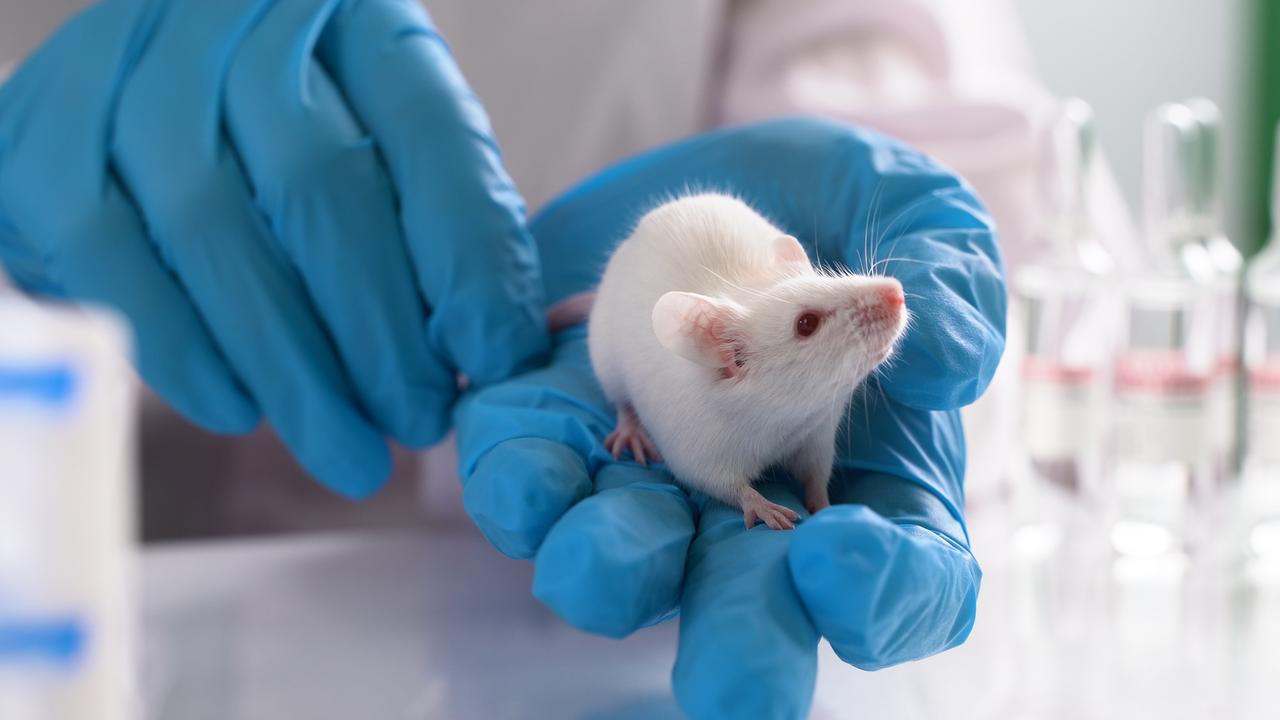
#> input picture Image/tikus.jpeg, 1280 x 720 px, given in place of Test.mp4, which was not available
$ python test.py
#> lines starting #> are read from the running program, lines starting #| are printed output that depends on the picture; after the words box and inside, x2 and y2 are one past the last pixel; in counts of white or black regions, pixels touching at a corner belong together; pictures that were not available may be replaced by others from this repository, and a replacement may not be noted
import cv2
import numpy as np

class Detection:
    def __init__(self, stream, line_pos):
        self.stream = stream
        self.coordinate = [0, 0]
        self.image_result = None
        self.image_boundary = None
        self.line_pos = line_pos
        self.coord_track = []
        self.flag_history = False
        self.roi_selected = False
        self.roi = None
        self.roi_points = []

    def reset_history(self):
        self.coord_track = []

    def select_roi(self):
        def select_points(event, x, y, flags, param):
            if event == cv2.EVENT_LBUTTONDOWN:
                self.roi_points.append((x, y))
                if len(self.roi_points) == 4:
                    self.roi_selected = True
                    self.roi = np.array(self.roi_points, dtype=np.int32)

        # Create a window and set mouse callback for ROI selection
        cv2.namedWindow('Select ROI')
        cv2.setMouseCallback('Select ROI', select_points)

        while not self.roi_selected:
            ret, frame = self.stream.read()
#> frame is the input picture: shape (720, 1280, 3); mean B, G, R 174, 154, 127.5
            if not ret:
                break

            temp_frame = frame.copy()
            for point in self.roi_points:
                cv2.circle(temp_frame, point, 5, (0, 0, 255), -1)

            if len(self.roi_points) > 1:
                cv2.polylines(temp_frame, [np.array(self.roi_points)], isClosed=False, color=(0, 255, 0), thickness=2)
            if len(self.roi_points) == 4:
                cv2.polylines(temp_frame, [np.array(self.roi_points)], isClosed=True, color=(0, 255, 0), thickness=2)

            cv2.imshow('Select ROI', temp_frame)
            if cv2.waitKey(1) & 0xFF == ord('q'):
#> (key q is pressed here)
                break

        cv2.destroyWindow('Select ROI')

    def color_detection(self):
        ret, imageFrame = self.stream.read()
        if not ret:
            return

        if self.roi_selected:
            mask = np.zeros_like(imageFrame[:, :, 0])
            cv2.fillPoly(mask, [self.roi], 255)
            roi_frame = cv2.bitwise_and(imageFrame, imageFrame, mask=mask)
        else:
            roi_frame = imageFrame

        height, width, _ = roi_frame.shape
#> height = 720; width = 1280

        white_lower = np.array([110, 110, 110], np.uint8)
        white_upper = np.array([255, 255, 255], np.uint8)
        white_mask = cv2.inRange(roi_frame, white_lower, white_upper)
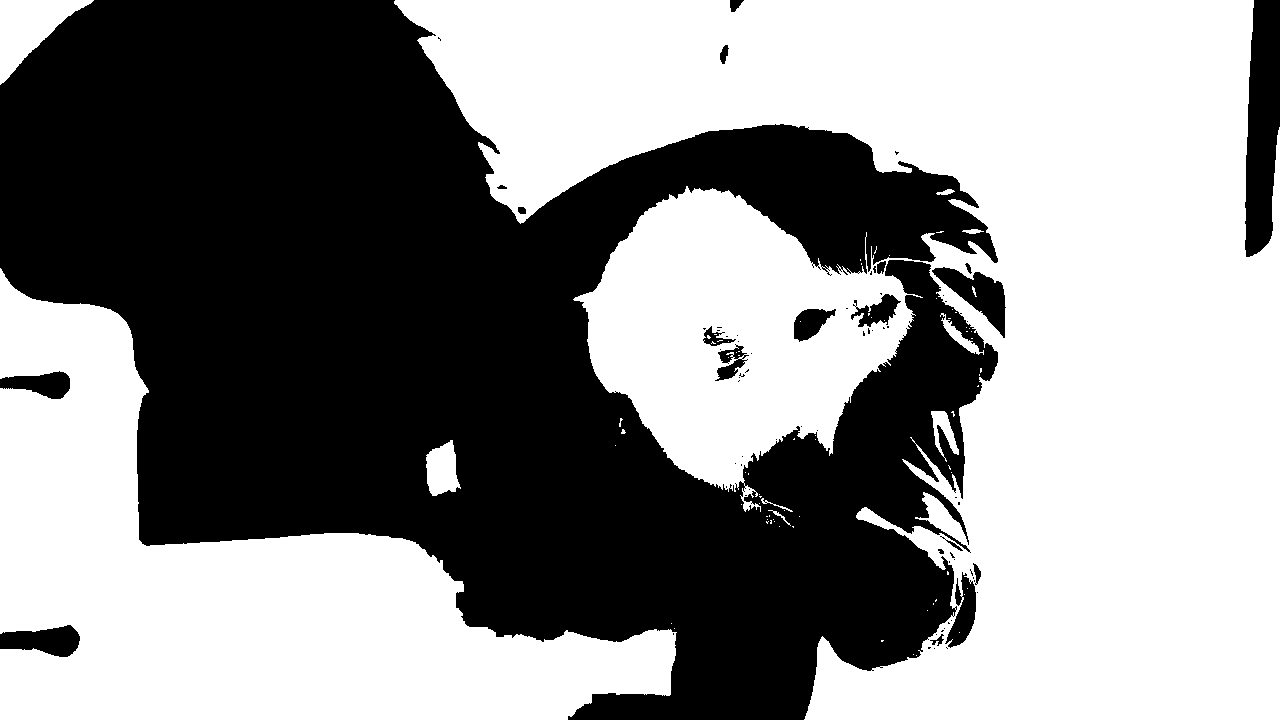
#> white_mask: shape (720, 1280); 55% white; 73 black regions (53 under 20 px), largest, box (x1, y1, x2, y2) and area: (0, 0, 998, 720) 398009, (1245, 0, 1280, 257) 7175, (932, 267, 1006, 338) 2119

        kernel = np.ones((5, 5), "uint8")
        white_mask = cv2.dilate(white_mask, kernel)
#> white_mask: shape (720, 1280); 57.4% white; 37 black regions (23 under 20 px)
        res_white = cv2.bitwise_and(roi_frame, roi_frame, mask=white_mask)
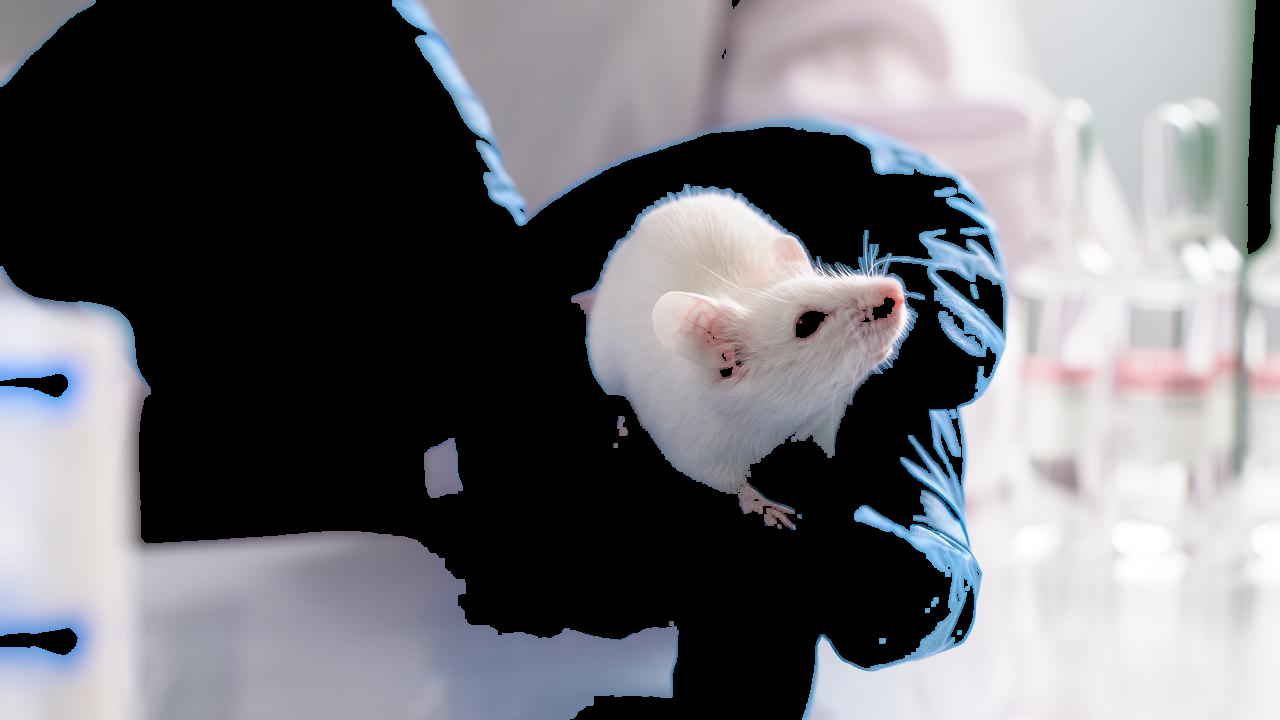
#> res_white: shape (720, 1280, 3); mean B, G, R 114.5, 109.7, 109.4

        contours, _ = cv2.findContours(white_mask, cv2.RETR_TREE, cv2.CHAIN_APPROX_SIMPLE)
#> contours = 58 contours, 39 with area under 20; largest, box (x1, y1, x2, y2) and area: (392, 0, 1280, 720) 391793, (0, 266, 679, 720) 130241, (0, 0, 96, 87) 3876, (424, 438, 463, 498) 1676, (935, 269, 1004, 333) 1643

        detection_count_max = 1
        detection_buffer = 0
        object_detected = False

        for pic, contour in enumerate(contours):
            if detection_buffer < detection_count_max:
                area = cv2.contourArea(contour)
                if area > 300:
                    x, y, w, h = cv2.boundingRect(contour)
                    res_white = cv2.rectangle(
                        res_white, (x, y), (x + w, y + h), (0, 0, 255), 2
                    )
                    cv2.putText(res_white, "Mouse", (x, y - 20), cv2.FONT_HERSHEY_SIMPLEX, 1.0, (0, 0, 255))

                    imageFrame = cv2.rectangle(
                        imageFrame, (x, y), (x + w, y + h), (0, 0, 255), 2
                    )
                    cv2.putText(imageFrame, "Mouse", (x, y), cv2.FONT_HERSHEY_SIMPLEX, 1.0, (0, 0, 255), 2)
                    cv2.putText(imageFrame, f"({x + (w//2)}, {y + (h//2)})", (20, 20), cv2.FONT_HERSHEY_SIMPLEX, 0.5, (0, 255, 0), 1)

                    self.coordinate = [x + (w//2), y + (h//2)]
                    detection_buffer += 1
                    object_detected = True
#> this loop made 58 passes
#> (area, x, y, w, h, self.coordinate, detection_buffer, object_detected) on pass 6: (1676, 424, 438, 39, 60, [443, 468], 1, True)
#> area on passes 1, 3: 29.5, 46
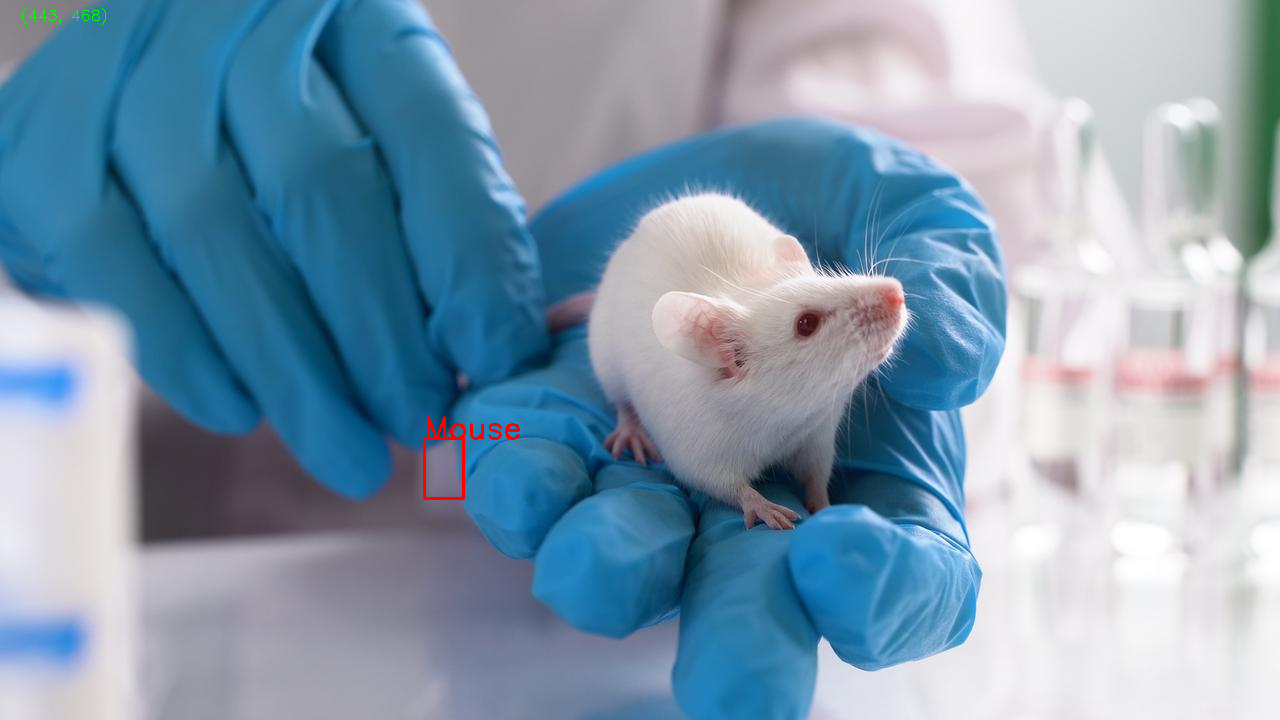
#> imageFrame: shape (720, 1280, 3); 0.16% of pixels changed, all inside (x1, y1, x2, y2) = (22, 8, 520, 500)
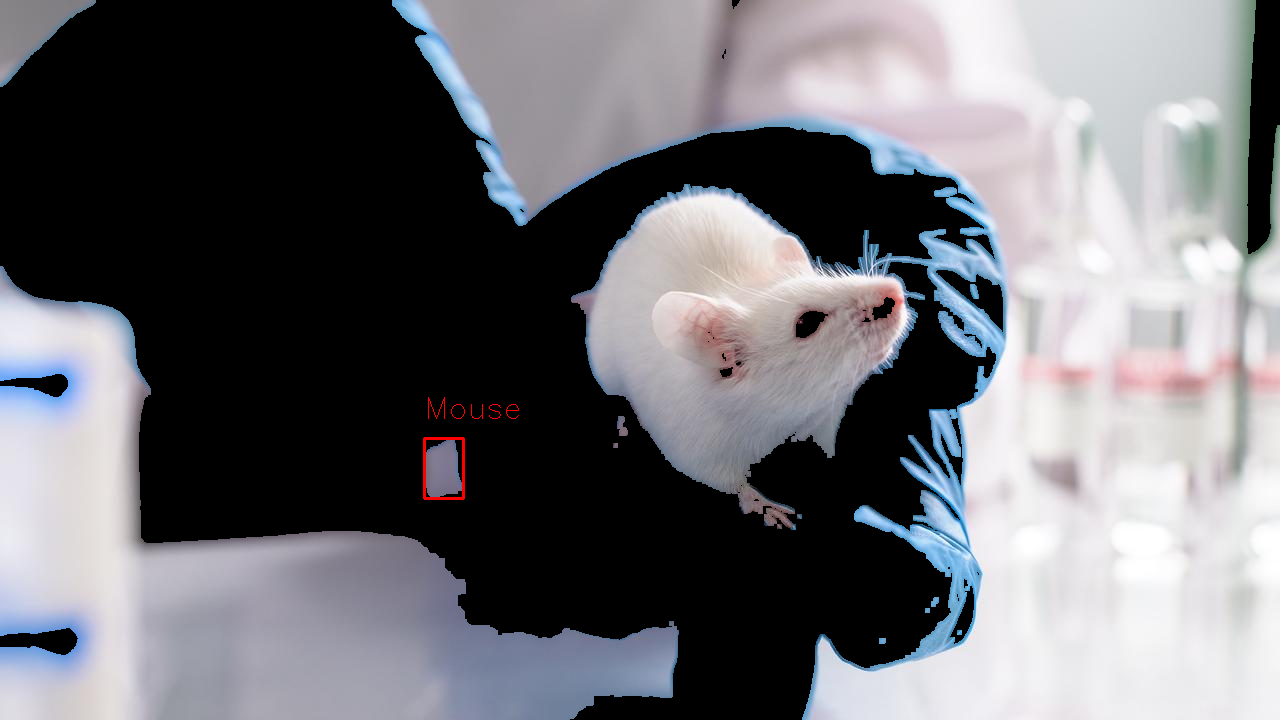
#> res_white: shape (720, 1280, 3); 0.09% of pixels changed, all inside (x1, y1, x2, y2) = (423, 397, 519, 500)
#> after the loop, detection_buffer = 1

        if not object_detected:
            self.coordinate = [0, 0]

        if self.flag_history:
            self.coord_track.append(self.coordinate)

        imageFrame = cv2.line(imageFrame, (self.line_pos[0], 0), (self.line_pos[0], height), (255, 0, 0), 2)
        cv2.putText(imageFrame, "X1", (self.line_pos[0], 30), cv2.FONT_HERSHEY_SIMPLEX, 1.0, (255, 0, 0), 1)
#> imageFrame: shape (720, 1280, 3); mean B, G, R 173.9, 153.4, 127.4
        imageFrame = cv2.line(imageFrame, (self.line_pos[1], 0), (self.line_pos[1], height), (255, 0, 0), 2)
        cv2.putText(imageFrame, "X2", (self.line_pos[1], 30), cv2.FONT_HERSHEY_SIMPLEX, 1.0, (255, 0, 0), 1)
#> imageFrame: shape (720, 1280, 3); mean B, G, R 174.2, 153.1, 127.2

        imageFrame = cv2.line(imageFrame, (0, self.line_pos[2]), (width, self.line_pos[2]), (255, 0, 0), 2)
        cv2.putText(imageFrame, "Y1", (30, self.line_pos[2]), cv2.FONT_HERSHEY_SIMPLEX, 1.0, (255, 0, 0), 1)
#> imageFrame: shape (720, 1280, 3); mean B, G, R 174.5, 152.4, 126.6
        imageFrame = cv2.line(imageFrame, (0, self.line_pos[3]), (width, self.line_pos[3]), (255, 0, 0), 2)
        cv2.putText(imageFrame, "Y2", (30, self.line_pos[3]), cv2.FONT_HERSHEY_SIMPLEX, 1.0, (255, 0, 0), 1)
#> imageFrame: shape (720, 1280, 3); mean B, G, R 174.8, 151.8, 126.1

        for i in range(len(self.coord_track) - 1):
            cv2.line(res_white, self.coord_track[i], self.coord_track[i + 1], (255, 0, 0), 2)

        self.image_boundary = cv2.resize(imageFrame, (800, 600))
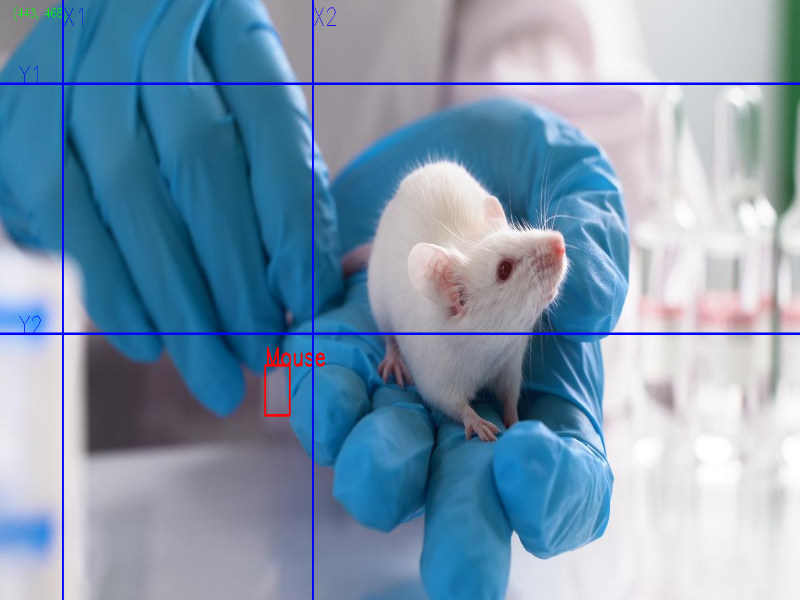
#> self.image_boundary: shape (600, 800, 3); mean B, G, R 174.8, 151.8, 126
        self.image_result = cv2.resize(res_white, (300, 225))
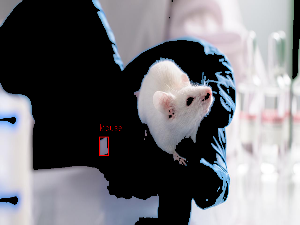
#> self.image_result: shape (225, 300, 3); mean B, G, R 114.5, 109.6, 109.7

def main():
    cap = cv2.VideoCapture('../images/Test.mp4')
    line_pos = [100, 500, 100, 400]
    detection = Detection(cap, line_pos)

    detection.select_roi()  # Select ROI before starting detection

    while cap.isOpened():
        detection.color_detection()

        cv2.imshow('Boundary', detection.image_boundary)
        cv2.imshow('Result', detection.image_result)

        if cv2.waitKey(1) & 0xFF == ord('q'):
#> (key q is pressed here)
            break

    cap.release()
    cv2.destroyAllWindows()

if __name__ == "__main__":
    main()
